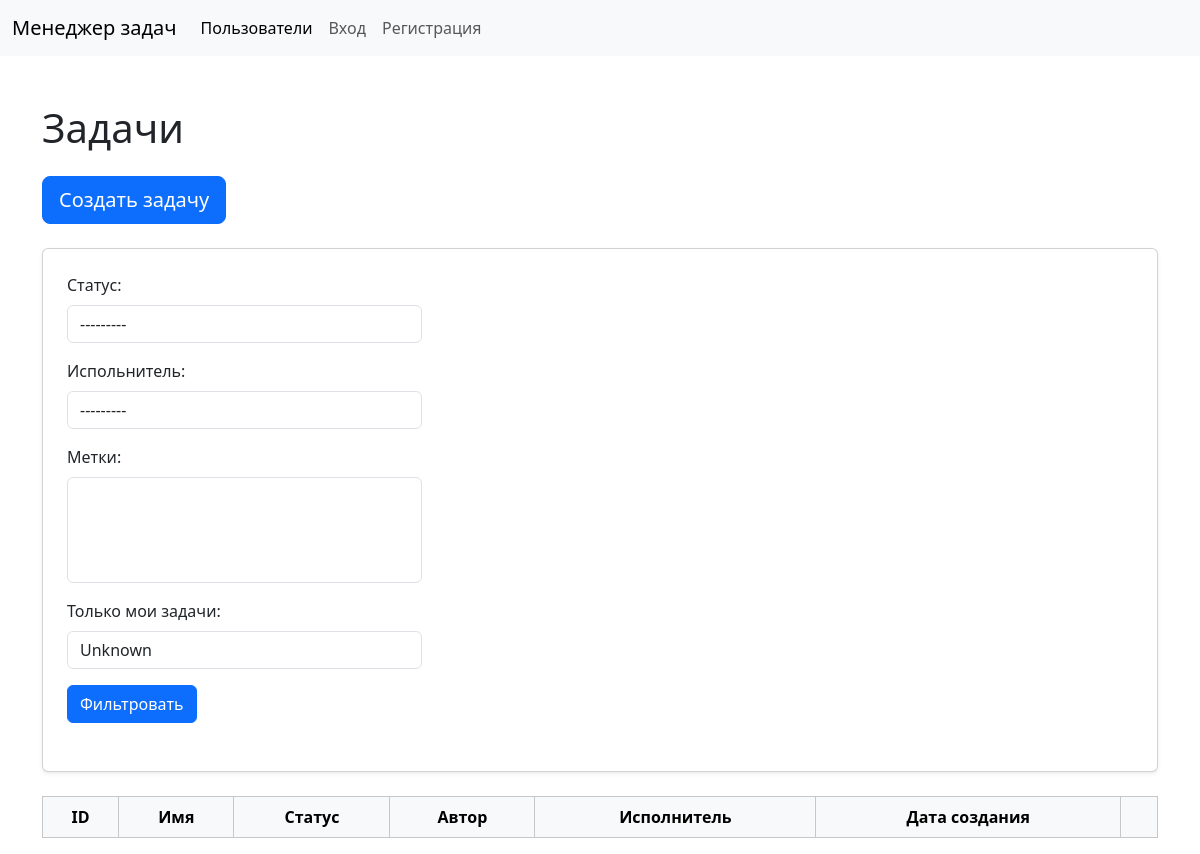
The page /tasks/ on the database as committed earlier.
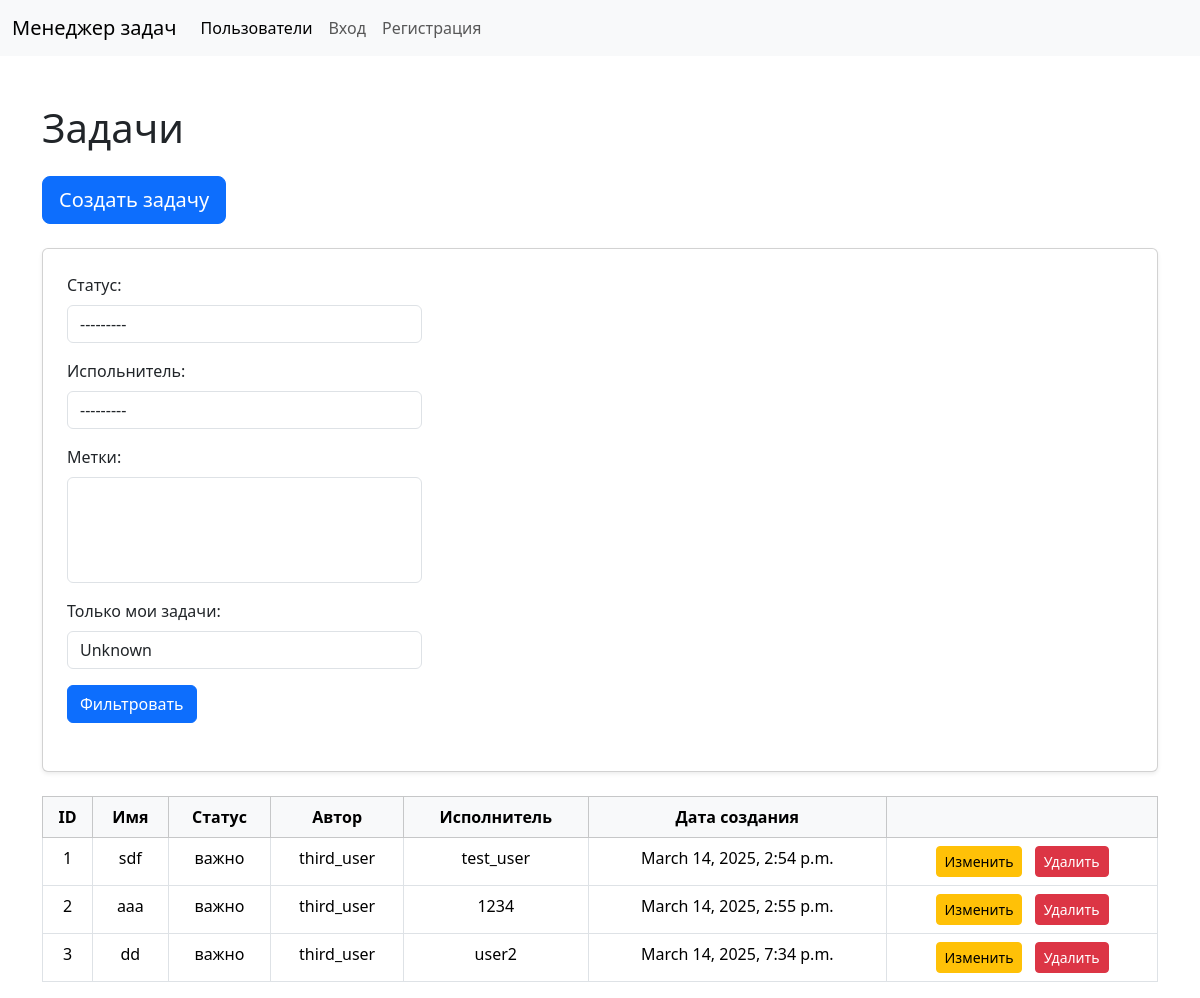
The same page on the database as committed later.
### task_manager/tasks/models.py (models this page shows, shortened)
class Task(models.Model):
    name = models.CharField(max_length=255, blank=False, null=False, verbose_name="Имя")
    description = models.TextField(verbose_name="Описание")
    status = models.ForeignKey(
        Status, on_delete=models.PROTECT, blank=False, null=False, verbose_name="Статус"
    )
    worker = models.ForeignKey(
        User,
        on_delete=models.PROTECT,
        related_name="assigned_tasks",
        null=True,
        blank=True,
        verbose_name="Исполнитель",
    )
    author = models.ForeignKey(
        User,
        on_delete=models.PROTECT,
        related_name="authored_tasks",
        verbose_name="Автор",
    )
    label = models.ManyToManyField(
        Label, max_length=255, blank=True, null=True, verbose_name="Метка"
    )
    created_at = models.DateTimeField(auto_now_add=True)

### task_manager/statuses/models.py (models this page shows)
class Status(models.Model):
    name = models.CharField(max_length=255, unique=True)
    created_at = models.DateTimeField(auto_now_add=True)
    def __str__(self):
        return self.name

### task_manager/tasks/views.py (the view)
# urls.py: path("", views.TaskListView.as_view(), name="task_list"),
class TaskListView(FilterView):
    model = Task
    filterset_class = TaskFilter
    template_name = "task_list.html"
    context_object_name = "tasks"

### task_manager/tasks/templates/task_list.html (shortened to what this page needs)
{% extends 'layout.html' %}
{% load widget_tweaks %}
{% block content %}
    <h1 class="mb-4">Задачи</h1>
    <a href="{% url 'tasks:task_create' %}" class="btn btn-primary btn-lg mb-4">Создать задачу</a>
    <div class="card shadow-sm p-4 mb-4">
        <form method="get" class="filter-form mb-4">
            <div class="col">
                {% for field in filter.form %}
                    <div class="col-md-4 mb-3">
                        <label for="{{ field.id_for_label }}" class="form-label">{{ field.label }}:</label>
                        {{ field|add_class:"form-control" }}
                    </div>
                {% endfor %}
            </div>
            <div>
                <button type="submit" class="btn btn-primary">Фильтровать</button>
            </div>
        </form>
    </div>
    <table data-test="urls" class="table table-bordered table-hover text-center">
        <thead class="table-light">
            <tr>
                <th scope="col">ID</th>
                <th scope="col">Имя</th>
                <th scope="col">Статус</th>
                <th scope="col">Автор</th>
                <th scope="col">Исполнитель</th>
                <th scope="col">Дата создания</th>
                <th scope="col"></th>
            </tr>
        </thead>
        <tbody>
            {% for task in filter.qs %}
            <tr>
                <td>{{ task.id }}</td>
                <td>{{ task.name }}</td>
                <td>{{ task.status }}</td>
                <td>{{ task.author }}</td>
                <td>{{ task.worker }}</td>
                <td>{{ task.created_at}}</td>
                <td class="text-center">
                    <a href="{% url 'tasks:task_update' task.id %}" class="btn btn-sm btn-warning me-2">
                         Изменить
                    </a>
                    <a href="{% url 'tasks:task_delete' task.id %}" class="btn btn-sm btn-danger">
                         Удалить
                    </a>
                </td>
            </tr>
            {% endfor %}
        </tbody>
    </table>
</div>
{% endblock %}

### task_manager/templates/layout.html (shortened to what this page needs)
<!DOCTYPE html>
<html lang="en">
<head>
</head>
<body>
    <head>
        <link href="https://cdn.jsdelivr.net/npm/bootstrap@5.3.3/dist/css/bootstrap.min.css" rel="stylesheet">
    </head>
    <nav class="navbar navbar-expand-lg bg-body-tertiary">
        <div class="container-fluid">
          <a class="navbar-brand" href="{% url 'index' %}">Менеджер задач</a>
          <div class="collapse navbar-collapse" id="navbarNavAltMarkup">
            <div class="navbar-nav">
              <a class="nav-link active" href="{% url 'users_list' %}">Пользователи</a>
            {% if user.is_authenticated %}
              <a class="nav-link" href="{% url 'statuses:status_list' %}">Статусы</a>
              <a class="nav-link" href="{% url 'labels:label_list' %}">Метки</a>
              <a class="nav-link" href="{% url 'tasks:task_list' %}">Задачи</a>
              <form action="{% url 'logout' %}" method="post">
                {% csrf_token %}
                <button type="submit" class="nav-link btn btn-link">Выход</button>
              </form>
            {% else %}
            <a class="nav-link" href="{% url 'login' %}">Вход</a>
            <a class="nav-link" href="{% url 'create_user' %}">Регистрация</a>
            {% endif %}
            </div>
          </div>
        </div>
      </nav>
    <main class="flex-grow-1">
        <div id="content" class="container-lg mt-3">
            {% block content %}{% endblock %}
    </main>
</body>
</html>

Rows that differ between the two databases and show on the page:
added Task: id "1", name "sdf", status "важно", author "third_user", worker "test_user", created_at "March 14, 2025, 2:54 p.m."
added Task: id "2", name "aaa", status "важно", author "third_user", worker "1234", created_at "March 14, 2025, 2:55 p.m."
added Task: id "3", name "dd", status "важно", author "third_user", worker "user2", created_at "March 14, 2025, 7:34 p.m."
